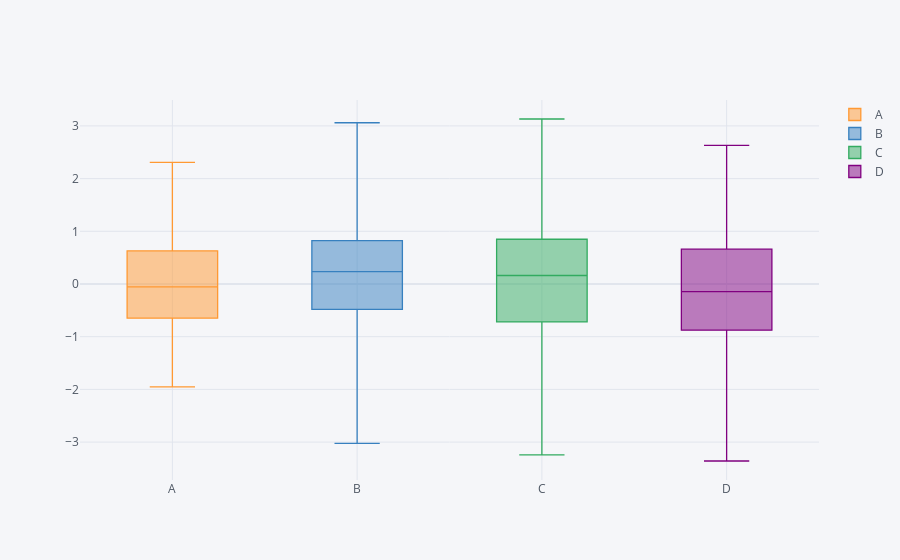

Notebook cell for this chart:
### Markdown cell above
## Boxplots

### Code cell
df.iplot(kind='box')
